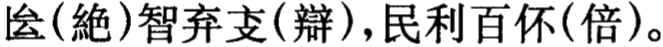
#> input picture data/ZHO/metadata/guodian_handcopy/01-laozijia/0.png, 663 x 47 px, given as the content of the folder ./07, which was not available
$ jupyter execute process_handcopy.ipynb
#> lines starting #> are read from the running program, lines starting #| are printed output that depends on the picture; pictures that were not available may be replaced by others from this repository, and a replacement may not be noted
[cell 1]
import glob

[cell 2]
# folder_id = "01-laozijia"
folder_id = ["01-laozijia",
             "02-laoziyi",
             '03-laozibing',
             "04-taiyishengshui",
             '05-liuyi',
             '06-wuxing',
             '07'][6]

all_imgs = glob.glob(f"./{folder_id}/*.png")

[cell 3]
import os
img_map = {}
for i_path in all_imgs:
    file_name = i_path.split("/")[-1]
    if '-' in file_name:
        img_id, split_id = file_name.strip(".png").split('-')
        if img_id not in img_map:
            img_map[img_id] = {}
        img_map[img_id][int(split_id)] = i_path
    else:
        img_id = file_name.strip(".png")
        img_map[img_id] = {}
        img_map[img_id]['full'] = i_path

[cell 4]
from PIL import Image
base_path = '/Users/danluchen/beeleaf/jiandu/training_data/translation_478/pixel_imgs_24height_handcopy'

global_height = 24
for img_id in sorted(img_map.keys()):
    full_length = 0
    im_lists = []
    # print(img_id)
    # break
    if 'full' not in img_map[img_id]:
        keys = sorted(img_map[img_id].keys())

        for key in keys:
            i_path = img_map[img_id][key]
            im = Image.open(i_path)
            im = im.resize((int(im.size[0] / im.size[1] * global_height), global_height))
            full_length += im.size[0]
            im_lists.append(im)
    else:
        im = Image.open(img_map[img_id]['full'])
#> im is the input picture: PIL image 663x47 RGBA; mean R, G, B, A 196.9, 196.9, 196.9, 255
        im = im.resize((int(im.size[0] / im.size[1] * global_height), global_height))
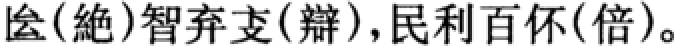
#> im: PIL image 338x24 RGBA (shown 2 times larger); mean R, G, B, A 196.2, 196.2, 196.2, 255
        im_lists = [im]
        full_length = im.size[0]
#> full_length = 338

    ## concat
    line_image = Image.new("L", size=(full_length, global_height), color=255)
#> line_image: PIL image 338x24 L; every value is 255
    num_patches = (full_length - 1) // global_height + 1
#> num_patches = 15

    offset = 0
    for im in im_lists:
        line_image.paste(im, (offset, 0))
        offset += im.size[0]
#> this loop made 1 pass
#> offset on pass 1: 338
#> after the loop, offset = 338
    print(line_image.size)
#| (338, 24)

    # black_eos = Image.new("L", size=(16, 16), color=0)
    # line_image.paste(black_eos, (num_patches*16, 0))
    display(line_image)
    line_image.save(os.path.join(base_path, f"{folder_id}_{img_id}.png"))
    print(os.path.join(base_path, f"{folder_id}_{img_id}.png"))

        # break


$ run again, on data/ZHO/metadata/guodian_handcopy/02-laoziyi/1-0.png
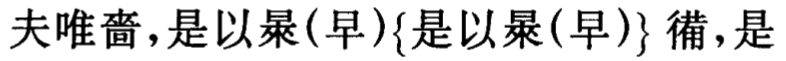
#> input picture data/ZHO/metadata/guodian_handcopy/02-laoziyi/1-0.png, 786 x 61 px, given as the content of the folder ./07, which was not available
#> im is the input picture: PIL image 786x61 RGBA; mean R, G, B, A 210.4, 210.4, 210.4, 255
#> `im = im.resize((int(im.size[0] / im.size[1] * global_height), global_h..`:
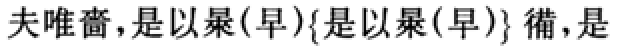
#> im: PIL image 309x24 RGBA (shown 2 times larger); mean R, G, B, A 209.6, 209.6, 209.6, 255
#> the loop `for im in im_lists:` made 1 pass
#> offset on pass 1: 309
#> after the loop `for im in im_lists:`: offset = 309
#| (309, 24)

$ run again, on data/ZHO/metadata/guodian_handcopy/02-laoziyi/1-1.png
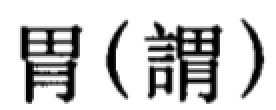
#> input picture data/ZHO/metadata/guodian_handcopy/02-laoziyi/1-1.png, 138 x 55 px, given as the content of the folder ./07, which was not available (shown 2 times larger)
#> im is the input picture: PIL image 138x55 RGBA; mean R, G, B, A 203.9, 203.9, 203.9, 255
#> `im = im.resize((int(im.size[0] / im.size[1] * global_height), global_h..`:
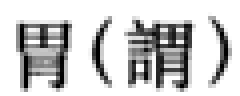
#> im: PIL image 60x24 RGBA (shown 4 times larger); mean R, G, B, A 203.2, 203.2, 203.2, 255
#> the loop `for im in im_lists:` made 1 pass
#> offset on pass 1: 60
#> after the loop `for im in im_lists:`: offset = 60
#| (60, 24)

$ run again, on data/ZHO/metadata/guodian_handcopy/03-laozibing/0.png
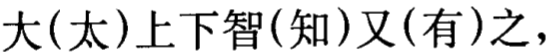
#> input picture data/ZHO/metadata/guodian_handcopy/03-laozibing/0.png, 555 x 52 px, given as the content of the folder ./07, which was not available
#> im is the input picture: PIL image 555x52 RGBA; mean R, G, B, A 217, 217, 217, 255
#> `im = im.resize((int(im.size[0] / im.size[1] * global_height), global_h..`:
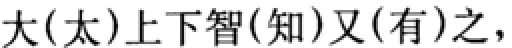
#> im: PIL image 256x24 RGBA (shown 2 times larger); mean R, G, B, A 216.3, 216.3, 216.3, 255
#> the loop `for im in im_lists:` made 1 pass
#> offset on pass 1: 256
#> after the loop `for im in im_lists:`: offset = 256
#| (256, 24)
